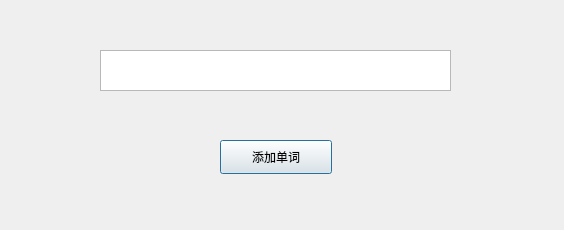
<?xml version="1.0" encoding="UTF-8"?>
<ui version="4.0">
 <class>Dialog</class>
 <widget class="QDialog" name="Dialog">
  <property name="geometry">
   <rect>
    <x>0</x>
    <y>0</y>
    <width>564</width>
    <height>230</height>
   </rect>
  </property>
  <property name="windowTitle">
   <string>Dialog</string>
  </property>
  <widget class="QTextEdit" name="textEdit">
   <property name="geometry">
    <rect>
     <x>100</x>
     <y>50</y>
     <width>351</width>
     <height>41</height>
    </rect>
   </property>
  </widget>
  <widget class="QPushButton" name="input_word">
   <property name="geometry">
    <rect>
     <x>220</x>
     <y>140</y>
     <width>112</width>
     <height>34</height>
    </rect>
   </property>
   <property name="text">
    <string>添加单词</string>
   </property>
  </widget>
 </widget>
 <resources/>
 <connections/>
</ui>
